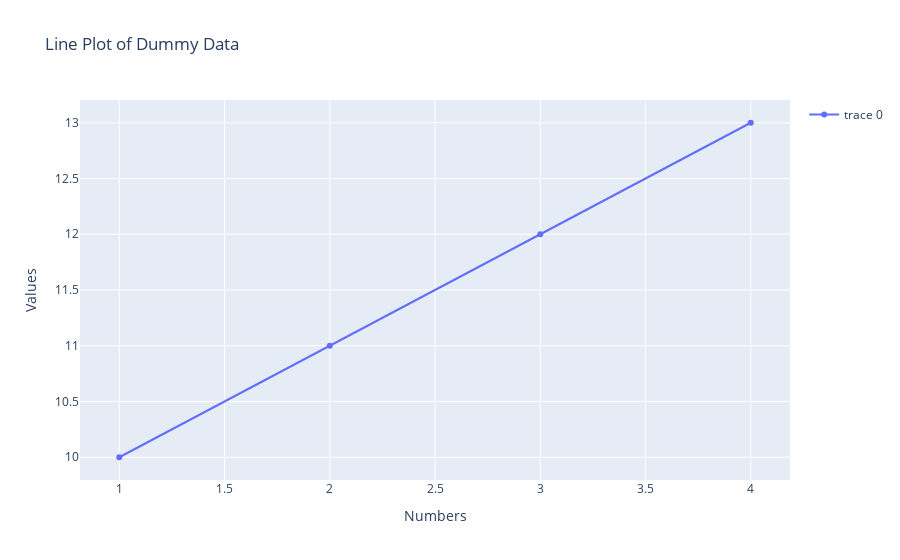

The code cell stored with this chart in its notebook:
### Code cell
# customize the plot
fig.update_layout(
    title = "Line Plot of Dummy Data",
    xaxis = dict(title="Numbers"),
    yaxis = dict(title="Values"),
    showlegend = True,
)

### Figure 1 — Plotly figure (JSON) as saved in the notebook; plotly's stock layout.template omitted (floating-point values rounded to 4 significant figures)
{"data": [{"type": "scatter", "x": [1, 2, 3, 4], "y": [10, 11, 12, 13]}], "layout": {"showlegend": true, "title": {"text": "Line Plot of Dummy Data"}, "xaxis": {"title": {"text": "Numbers"}}, "yaxis": {"title": {"text": "Values"}}}}
